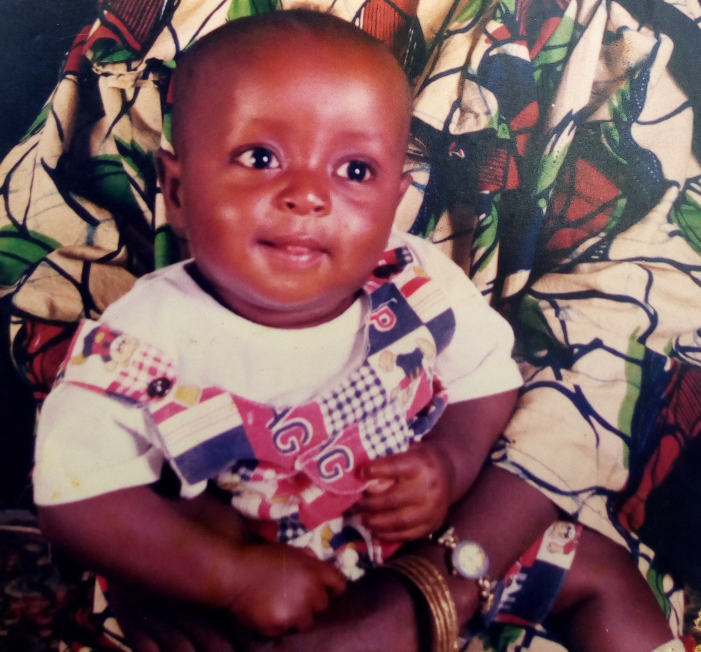
#> input picture data-science/watermarking/baby.jpg, 2102 x 1955 px (shown at 1/3 size)
$ jupyter execute run.ipynb
#> lines starting #> are read from the running program, lines starting #| are printed output that depends on the picture
[cell 1]
from PIL import Image, ImageDraw, ImageFont


def add_watermark(input_img_path, output_img_path, watermark_text):
#> called with input_img_path = 'baby.jpg', output_img_path = 'watermarked.jpg', watermark_text = 'Baby Picture'
    original = Image.open(input_img_path).convert("RGBA")
    txt = Image.new("RGBA", original.size, (255, 255, 255, 0))

    font = ImageFont.truetype("arial.ttf", 40)
    draw = ImageDraw.Draw(txt)

    width, height = original.size
#> width = 2102; height = 1955
    text_bbox = draw.textbbox((0, 0), watermark_text, font=font)
#> text_bbox = (0, 8, 227, 45)

    text_width = text_bbox[2] - text_bbox[0]
#> text_width = 227
    text_height = text_bbox[3] - text_bbox[1]
#> text_height = 37

    position = (width - text_width - 10, height - text_height - 10)
#> position = (1865, 1908)
    draw.text(position, watermark_text, fill=(255, 255, 255, 128), font=font)
    watermarked = Image.alpha_composite(original, txt)

    # watermarked.show()
    watermarked.convert("RGB").save(output_img_path, "JPEG")


add_watermark("baby.jpg", "watermarked.jpg", "Baby Picture")

[cell 2]
img = Image.open("watermarked.jpg")

size = (900, 500)
img.thumbnail(size)
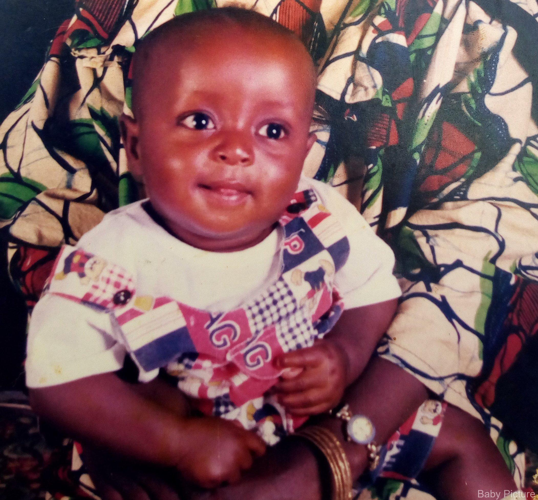
#> img: PIL image 538x500 RGB; mean R, G, B 123.5, 89.2, 93.1

print("Below is the water-marked processed image,", end=" ")
print("having water-marked on the bottom-right side of the picture.")
print()

img
